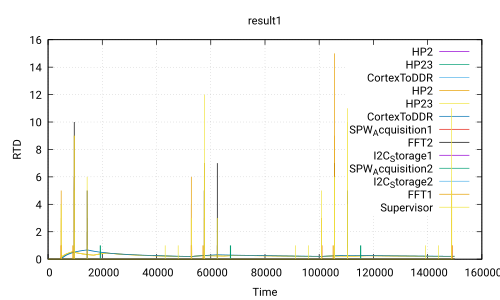

This figure's gnuplot source:
 set title 'result1'
 set ylabel 'RTD'
 set xlabel 'Time'
 set grid
 set term pdf
 set output 'Use_case_DoubleCamera_newValues.ATIPPIC.executable200.0_0.0.pdf'
 plot 'Use_case_DoubleCamera_newValues.ATIPPIC.executable200.0_0.0.csv' using 1:2 with lines title 'HP2','Use_case_DoubleCamera_newValues.ATIPPIC.executable200.0_0.0.csv' using 1:3 with lines title 'HP23','Use_case_DoubleCamera_newValues.ATIPPIC.executable200.0_0.0.csv' using 1:4 with lines title 'CortexToDDR','Use_case_DoubleCamera_newValues.ATIPPIC.executable200.0_0.0.csv' using 1:5 with lines title 'HP2','Use_case_DoubleCamera_newValues.ATIPPIC.executable200.0_0.0.csv' using 1:6 with lines title 'HP23','Use_case_DoubleCamera_newValues.ATIPPIC.executable200.0_0.0.csv' using 1:7 with lines title 'CortexToDDR','Use_case_DoubleCamera_newValues.ATIPPIC.executable200.0_0.0.csv' using 1:8 with lines title 'SPW_Acquisition1','Use_case_DoubleCamera_newValues.ATIPPIC.executable200.0_0.0.csv' using 1:9 with lines title 'FFT2','Use_case_DoubleCamera_newValues.ATIPPIC.executable200.0_0.0.csv' using 1:10 with lines title 'I2C_Storage1','Use_case_DoubleCamera_newValues.ATIPPIC.executable200.0_0.0.csv' using 1:11 with lines title 'SPW_Acquisition2','Use_case_DoubleCamera_newValues.ATIPPIC.executable200.0_0.0.csv' using 1:12 with lines title 'I2C_Storage2','Use_case_DoubleCamera_newValues.ATIPPIC.executable200.0_0.0.csv' using 1:13 with lines title 'FFT1','Use_case_DoubleCamera_newValues.ATIPPIC.executable200.0_0.0.csv' using 1:14 with lines title 'Supervisor'
